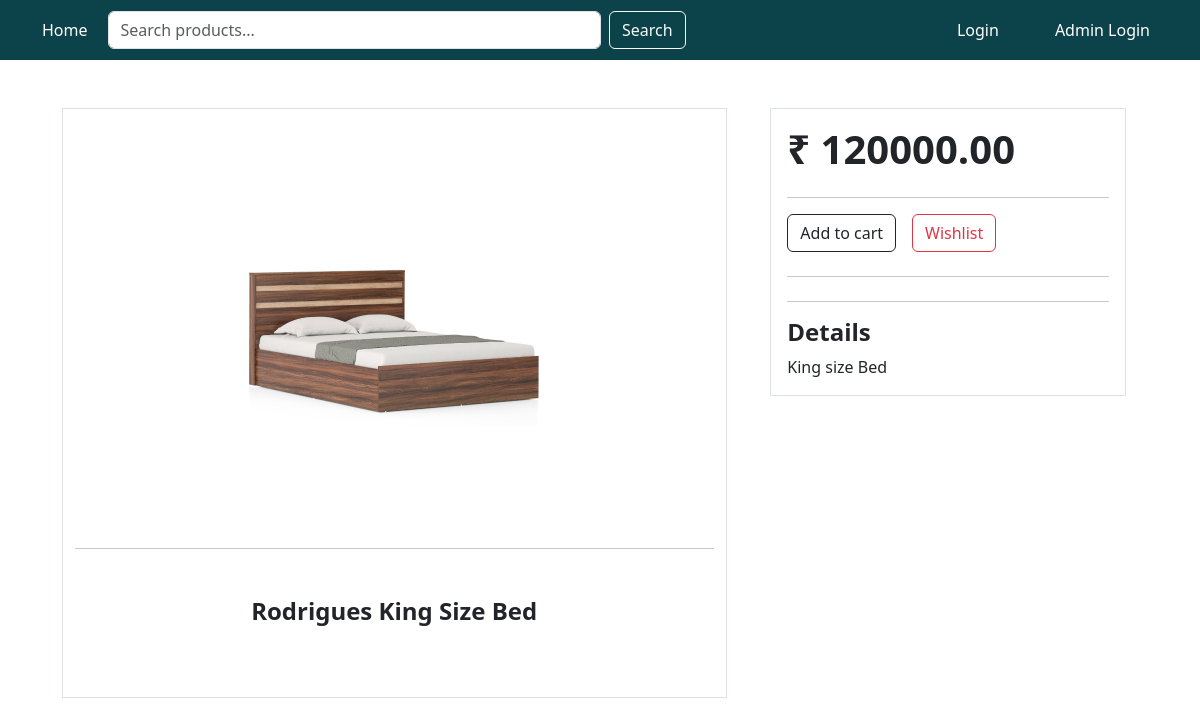
The page /product/18/ on the database its author committed.
### handwash/models.py (models this page shows, shortened)
class Product(models.Model):
    name = models.CharField(max_length=255)
    description = models.TextField()
    category =models.ForeignKey(Category,on_delete=models.CASCADE)
    price = models.DecimalField(max_digits=10, decimal_places=2)
    image = models.ImageField(upload_to='productimages/')
    is_active = models.BooleanField(default=True)
    ml=models.IntegerField()
    quantity = models.IntegerField(default=0)
    reorderlevel = models.IntegerField(default=0)  # Add the reorderlevel field

### handwash/views.py (the view)
# urls.py: path('product/<int:product_id>/', views.product_detail, name='product_detail'),
def product_detail(request, product_id):
    product = Product.objects.get(pk=product_id)
    if request.method == 'POST':
        if product.quantity > 0:
            product.quantity -= 1
            product.save()
            return redirect('cart')  # Redirect to cart page after adding to cart
        else:
            return render(request, 'product_detail.html', {'product': product, 'message': 'Out of Stock'})
    else:
        return render(request, 'product_detail.html', {'product': product})

### handwash/templates/product_detail.html (shortened to what this page needs)
<!DOCTYPE html>
<html lang="en">
<head>
    <link href="https://cdn.jsdelivr.net/npm/bootstrap@5.3.3/dist/css/bootstrap.min.css" rel="stylesheet">
    <link rel="stylesheet" href="https://cdnjs.cloudflare.com/ajax/libs/font-awesome/5.15.4/css/all.min.css" />
</head>
<body>
    <nav class="navbar navbar-expand-lg header">
        <div class="container-fluid">
          <a class="nav-link active" href="{% url 'index' %}">Home</a>
          <form class="d-flex w-50" method="GET" action="{% url 'search' %}">
            <input class="form-control me-2" name="query" type="search" placeholder="Search products..." aria-label="Search">
            <button class="btn btn-outline-light" type="submit">Search</button>
        </form>
          <div class="collapse navbar-collapse justify-content-end" id="navbarNavAltMarkup">
            <div class="navbar-nav">
            {% if user.is_authenticated %}
              <a class="nav-link" href="{% url 'orders' %}">Orders</a>
              <a class="nav-link" href="{% url 'view_to_wishlist' %}">Wishlist</a>
              <a class="nav-link" href="{% url 'cart' %}">Cart</a>
              <li class="nav-item dropdown">
                <a class="nav-link dropdown-toggle" href="#" role="button" data-bs-toggle="dropdown" aria-expanded="false">
                    {{ user.username }}
                </a>
                <ul class="dropdown-menu bg-black">
                  <li><a class="dropdown-item" href="{% url 'profile_update' %}">Update Profile</a></li>
                  <li><a class="dropdown-item" href="{% url 'user_logout' %}">Logout</a></li>
                </ul>
              </li>
            {% else %}
              <a class="nav-link" href="{% url 'user_login' %}" >Login</a>
              <a class="nav-link" href="{% url 'admin_login' %}">Admin Login</a>
            {% endif %}
            </div>
          </div>
        </div>
      </nav>
      <div class="container mt-5 ">
        <div class="row d-flex justify-content-evenly ">
            <div class="col-7 border" style="height: 590px;">
                <img src="{{product.image.url}}" alt="" class="object-fit-scale p-3" style="width: 99.9%; height: 72%;">
                <p><hr></p>
                <h4 class="fw-bold text-center mt-5">{{product.name}}</h4>
            </div>
            <div class="col-4" style="height: 360px;">
                <div class="border p-3">
                    <h1 class="fw-bold">₹ {{product.price}}</h1>
                <hr class="mt-4">
                <div class="d-flex gap-3">
                    <form action="{% url 'add_to_cart' product.id %}" method="post">
                        <button type="submit" class="btn btn-outline-dark add-to-cart">Add to cart</button>
                    </form>
                    <a href="{% url 'add_to_wishlist' product.id %}" class="btn btn-outline-danger">Wishlist</a>
                </div>
                <hr class="mt-4">
                <hr class="mt-4">
                <div class="">
                    <h4 class="fw-bold">Details</h4>
                    {{product.description}}
                </div>
                </div>
            </div>
        </div>
    </div>
</body>
</html>

### handwash/templates/product_detail.html (style rules this page uses)
.header { background-color: rgb(12, 66, 73); padding: 10px; text-align: right; color: white; }
.header a { color: white; margin: 0 20px; }

### rows shown on the page
Product: image (picture), name "Rodrigues King Size Bed", price "120000.00", description "King size Bed"
